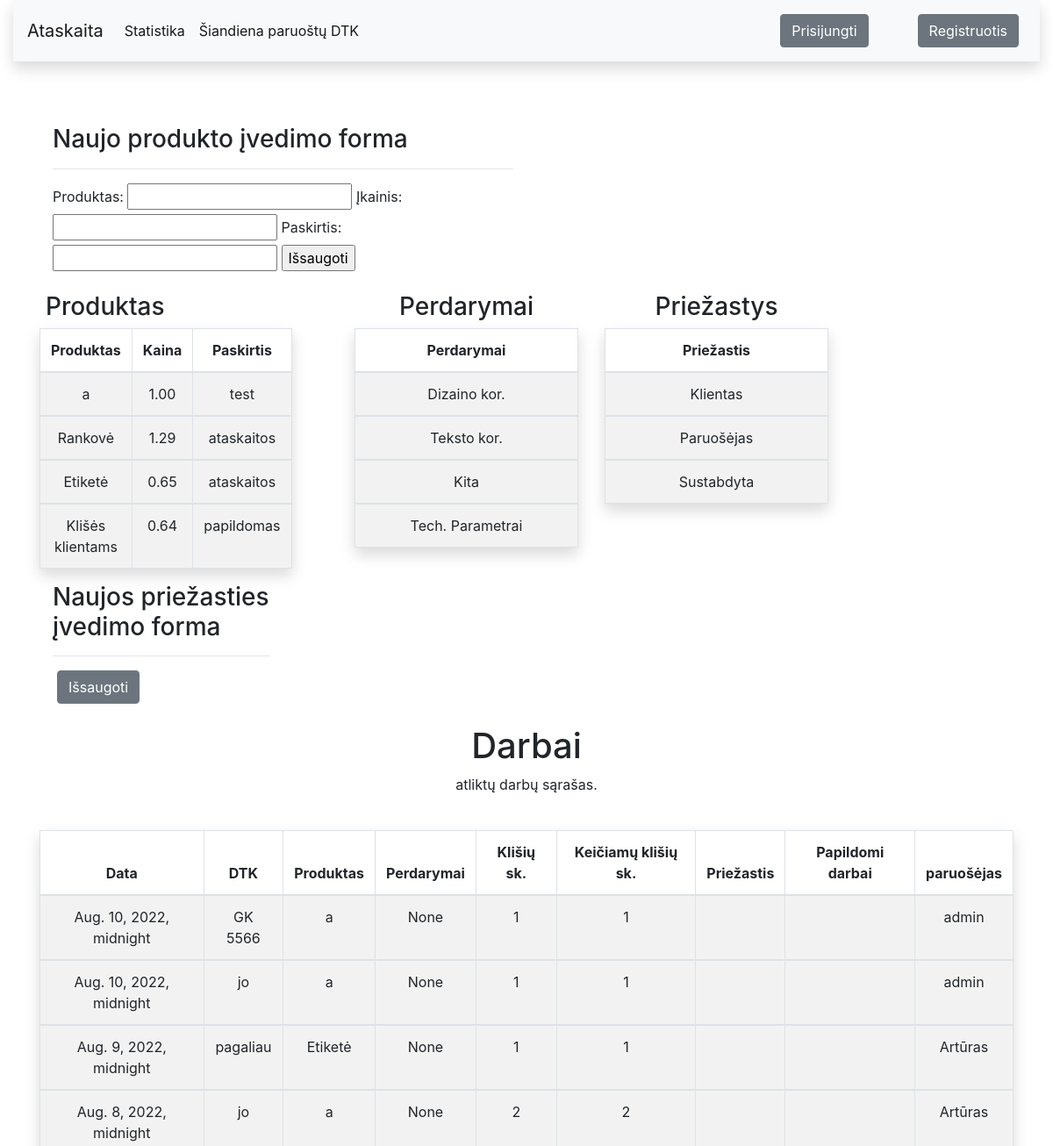
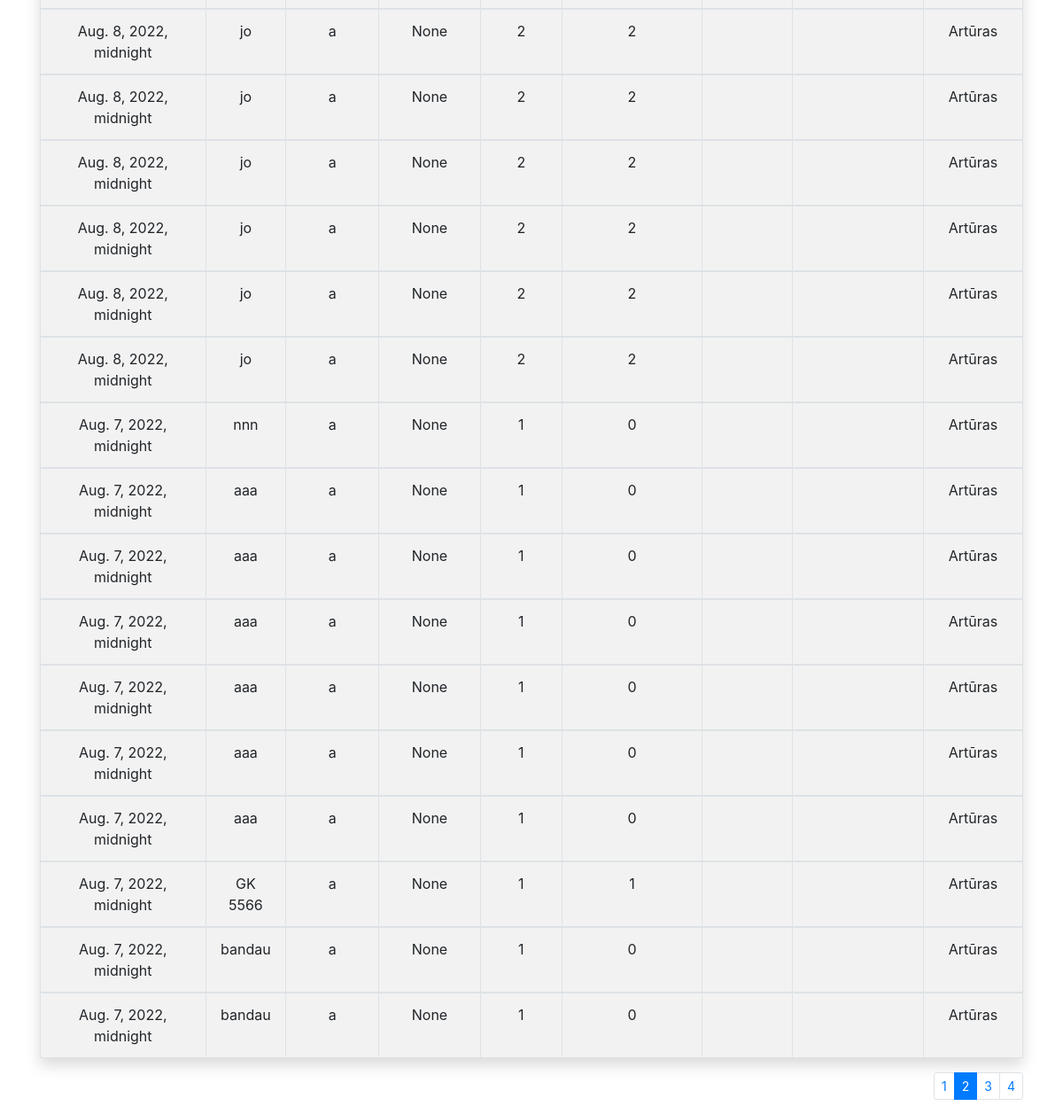
The page /ataskaitos/master/?page=2 on the database its author committed (2 pictures, top to bottom).
### ataskaitos/models.py (models this page shows, shortened)
class Product(models.Model):
    product_name = models.CharField('Produktas', max_length=50)
    price = models.DecimalField('Įkainis', max_digits=10, decimal_places=2)
    purpose = models.CharField('paskirtis', max_length=50, null=True, blank=True)
    def __str__(self):
       return str(self.product_name)

class Remake(models.Model):
    remakes = models.CharField('Perdarymai', max_length=50)

class Reason(models.Model):
    reasons = models.CharField('Priežastys', max_length=50)

class Report(models.Model):
    date_field = models.DateTimeField('Data', default=datetime.now)
    dtk_nr = models.CharField('DTK Nr.', max_length=10)
    product_name = models.ForeignKey(Product, help_text='Pasirinkite produktą', on_delete=models.SET_NULL, null=True)
    remakes = models.ForeignKey(Remake, help_text='Pasirinkite perdarimo priežastis', on_delete=models.CASCADE, null=True, blank=True)
    number_of_plates = models.PositiveIntegerField('Klišių sk.')
    number_of_new_plates = models.PositiveIntegerField('Keičiamų klišių sk.')
    reasons = models.ForeignKey(Reason, help_text='Pasirinkite korekcijos tipą', on_delete=models.SET_NULL, null=True, blank=True)
    notes = models.TextField('Pastabos', max_length=1000, help_text='Papildomi dabai', blank=True)
    user = models.ForeignKey(User, on_delete=models.CASCADE, null=True)

### ataskaitos/views.py (the view)
# urls.py: path('master/', views.master, name='master' ),
def master(request):
    form=ProductForm()
    if request.method == 'POST':
        form = ProductForm(request.POST)
        if form.is_valid():
            form.save()
    master = Product.objects.all()
    reason = Reason.objects.all()
    remake = Remake.objects.all()
    paginator = Paginator(Report.objects.order_by('-date_field'), 20)
    page_number = request.GET.get('page')
    paged_reports = paginator.get_page(page_number)
    context={
        'form':form,
        'master':master,
        'report':paged_reports,
        'reason':reason,
        'remake':remake,
        }
    return render(request, 'master.html', context=context)

### ataskaitos/forms.py
class ProductForm(ModelForm):
    class Meta:
        model = Product
        fields = '__all__'

### ataskaitos/templates/master.html (shortened to what this page needs)
{% extends "base.html" %}
{% block content %}
<br>
<div class="container">
    <div class="col-md-6">
    <h3>Naujo produkto įvedimo forma</h3>
    <hr>
    <form action="" method=POST>
        {{form}}
        <input type = "submit" value = "Išsaugoti" >
    </form>
    </div>
    <br>
    <div class="row">
        <div>
            <div class="col-md-6 text-center">
                <h3>Produktas</h3>
                <table class="table text-center table-striped table-bordered table-hover shadow">
                    <thead>
                        <tr>
                            <th>Produktas</th>
                            <th>Kaina</th>
                            <th>Paskirtis</th>
                        </tr>
                    </thead>
                {% for i in master %}
                    <tbody>
                        <tr>
                            <td>{{i.product_name}}</td>
                            <td>{{i.price}}</td>
                            <td>{{i.purpose}}</td>
                        </tr>
                    </tbody>
                {% endfor %}
                </table>
            </div>
        </div>
        <div class="col-md-3 text-center">
            <h3>Perdarymai</h3>
            <table class="table text-center table-striped table-bordered table-hover shadow">
            <thead>
                <tr>
                    <th>Perdarymai</th>
                </tr>
            </thead>
            {% for i in remake %}
            <tbody>
                <tr>
                    <td>{{i.remakes}}</td>
                </tr>
            </tbody>
            {% endfor %}
            </table>
        </div>
        <div class="col-md-3 text-center">
            <h3>Priežastys</h3>
            <table class=" table text-center table-striped table-bordered table-hover shadow">
            <thead>
                <tr>
                    <th>Priežastis</th>
                </tr>
            </thead>
            {% for i in reason %}
            <tbody>
                <tr>
                    <td>{{i.reasons}}</td>
                </tr>
            </tbody>
            {% endfor %}
            </table>
        </div>
    </div>
        <div class="col-md-3">
            <h3>Naujos priežasties įvedimo forma</h3>
            <hr>
            <form  class="form-inline" action="" method=POST>
                <div class="form-row">
                    <div class="col">{{ form.reasons }}</div>
                    <input type = "submit" value = "Išsaugoti" class = "btn btn-secondary">
                </div>
            </form>
        </div>
<br>
<div class="text-center">
    <h1>Darbai</h1>
  <p>atliktų darbų sąrašas.</p>
</div>
<br>
<div>
    <table class="table text-center table-striped table-bordered table-hover shadow">
        <thead>
            <tr>
                <th>Data</th>
                <th>DTK</th>
                <th>Produktas</th>
                <th>Perdarymai</th>
                <th>Klišių sk.</th>
                <th>Keičiamų klišių sk.</th>
                <th>Priežastis</th>
                <th>Papildomi darbai</th>
                <th>paruošėjas</th>
            </tr>
        </thead>
        {% for a in report %}
        <tbody>
            <tr>
                <td>{{a.date_field}}</td>
                <td>{{a.dtk_nr}}</td>
                <td>{{a.product_name}}</td>
                <td>{{a.remakes}}</td>
                <td>{{a.number_of_plates}}</td>
                <td>{{a.number_of_new_plates}}</td>
                <td>{{a.reason}}</td>
                <td>{{a.notes}}</td>
                <td>{{a.user}}</td>
            </tr>
        </tbody>
        {% endfor %}
        </table>
</div>
<div class="puslapiai">
    <nav aria-label="...">
        {% if report.has_other_pages %}
            <ul class="pagination pagination-sm justify-content-end">
                {% for i in report.paginator.page_range %}
                    {% if report.number == i %}
                        <li class="page-item active">
                            <a class="page-link" href">{{ i }}</a>
                        </li>
                    {% else %}
                        <li class="page-item">
                            <a class="page-link" href="?page={{ i }}">{{ i }}</a>
                        </li>
                    {% endif %}
                {% endfor %}
            </ul>
        {% endif %}
    </nav>
</div>
</div>
{% endblock %}

### rows shown on the page
Product: product_name "a", price "1.00", purpose "test"
Product: product_name "Rankovė", price "1.29", purpose "ataskaitos"
Product: product_name "Etiketė", price "0.65", purpose "ataskaitos"
Product: product_name "Klišės klientams", price "0.64", purpose "papildomas"
Remake: remakes "Dizaino kor."
Remake: remakes "Teksto kor."
Remake: remakes "Kita"
Remake: remakes "Tech. Parametrai"
Reason: reasons "Klientas"
Reason: reasons "Paruošėjas"
Reason: reasons "Sustabdyta"
Report: date_field "Aug. 10, 2022, midnight", dtk_nr "GK 5566", product_name "a", remakes "None", number_of_plates "1", number_of_new_plates "1", user "admin"
Report: date_field "Aug. 10, 2022, midnight", dtk_nr "jo", product_name "a", remakes "None", number_of_plates "1", number_of_new_plates "1", user "admin"
Report: date_field "Aug. 9, 2022, midnight", dtk_nr "pagaliau", product_name "Etiketė", remakes "None", number_of_plates "1", number_of_new_plates "1", user "Artūras"
Report: date_field "Aug. 8, 2022, midnight", dtk_nr "jo", product_name "a", remakes "None", number_of_plates "2", number_of_new_plates "2", user "Artūras"
Report: date_field "Aug. 8, 2022, midnight", dtk_nr "jo", product_name "a", remakes "None", number_of_plates "2", number_of_new_plates "2", user "Artūras"
Report: date_field "Aug. 8, 2022, midnight", dtk_nr "jo", product_name "a", remakes "None", number_of_plates "2", number_of_new_plates "2", user "Artūras"
Report: date_field "Aug. 8, 2022, midnight", dtk_nr "jo", product_name "a", remakes "None", number_of_plates "2", number_of_new_plates "2", user "Artūras"
Report: date_field "Aug. 8, 2022, midnight", dtk_nr "jo", product_name "a", remakes "None", number_of_plates "2", number_of_new_plates "2", user "Artūras"
Report: date_field "Aug. 8, 2022, midnight", dtk_nr "jo", product_name "a", remakes "None", number_of_plates "2", number_of_new_plates "2", user "Artūras"
Report: date_field "Aug. 8, 2022, midnight", dtk_nr "jo", product_name "a", remakes "None", number_of_plates "2", number_of_new_plates "2", user "Artūras"
Report: date_field "Aug. 7, 2022, midnight", dtk_nr "nnn", product_name "a", remakes "None", number_of_plates "1", number_of_new_plates "0", user "Artūras"
Report: date_field "Aug. 7, 2022, midnight", dtk_nr "aaa", product_name "a", remakes "None", number_of_plates "1", number_of_new_plates "0", user "Artūras"
Report: date_field "Aug. 7, 2022, midnight", dtk_nr "aaa", product_name "a", remakes "None", number_of_plates "1", number_of_new_plates "0", user "Artūras"
Report: date_field "Aug. 7, 2022, midnight", dtk_nr "aaa", product_name "a", remakes "None", number_of_plates "1", number_of_new_plates "0", user "Artūras"
Report: date_field "Aug. 7, 2022, midnight", dtk_nr "aaa", product_name "a", remakes "None", number_of_plates "1", number_of_new_plates "0", user "Artūras"
Report: date_field "Aug. 7, 2022, midnight", dtk_nr "aaa", product_name "a", remakes "None", number_of_plates "1", number_of_new_plates "0", user "Artūras"
Report: date_field "Aug. 7, 2022, midnight", dtk_nr "aaa", product_name "a", remakes "None", number_of_plates "1", number_of_new_plates "0", user "Artūras"
Report: date_field "Aug. 7, 2022, midnight", dtk_nr "GK 5566", product_name "a", remakes "None", number_of_plates "1", number_of_new_plates "1", user "Artūras"
Report: date_field "Aug. 7, 2022, midnight", dtk_nr "bandau", product_name "a", remakes "None", number_of_plates "1", number_of_new_plates "0", user "Artūras"
Report: date_field "Aug. 7, 2022, midnight", dtk_nr "bandau", product_name "a", remakes "None", number_of_plates "1", number_of_new_plates "0", user "Artūras"

### other values the page prints
{{ i }} "1" "3" "4"
{{ i }} "2"
